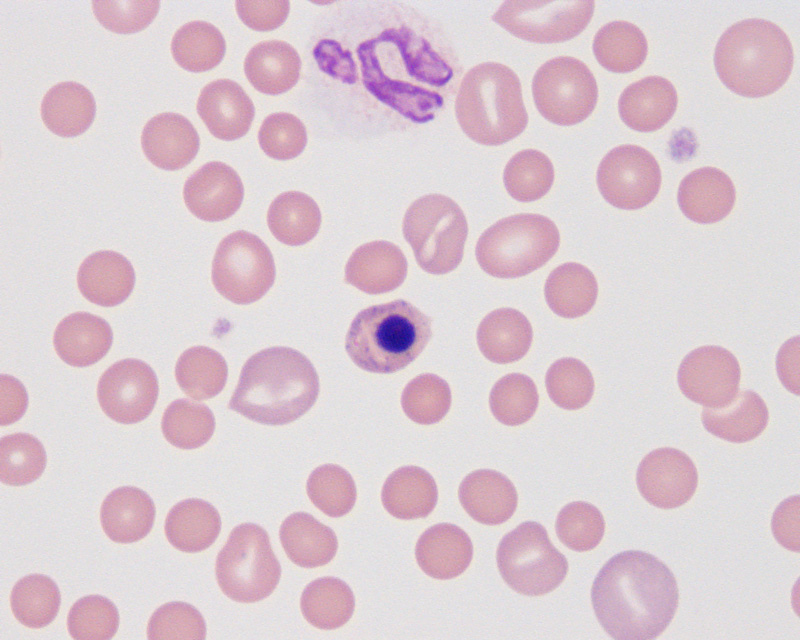
%> input picture Kasus7.jpg, 800 x 640 px
$ octave coba.m   (GNU Octave 9; MATLAB toolbox functions it lacks are replaced by stand-ins)
%> lines starting %> are read from the running program, lines starting %| are printed output that depends on the picture; in (x1, y1, x2, y2) boxes, pixels count from 0 and x2, y2 are one past the last pixel; in counts of white or black regions, pixels touching at a corner belong together; the program's own positions count from 1
data = imread('Kasus7.jpg');
%> data is the input picture: size 640x800x3 uint8; mean R, G, B 220.6, 204.5, 212
dataB = rgb2gray(data);
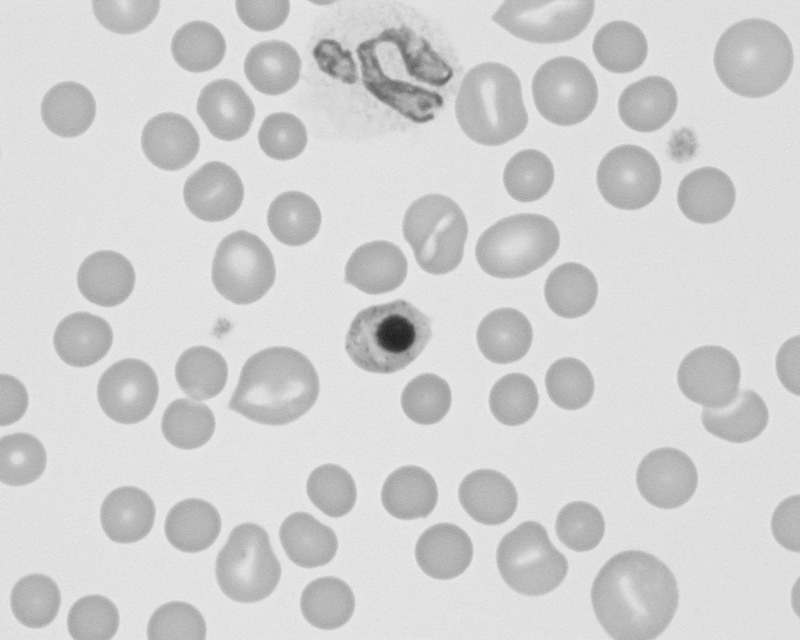
%> dataB: size 640x800 uint8; min 26, max 236, mean 210.1
imwrite(dataB, 'Kasusgray.jpg');
[counts, idx] = imhist(dataB);
%> counts = 256 values, max 57176 at index 226, min 0 at index 1, mean 2000; idx = 256 values from 0 to 255
subplot(1,2,1), imshow(dataB), subplot(1,2,2), imhist(dataB);
%> after `imhist(dataB)`:
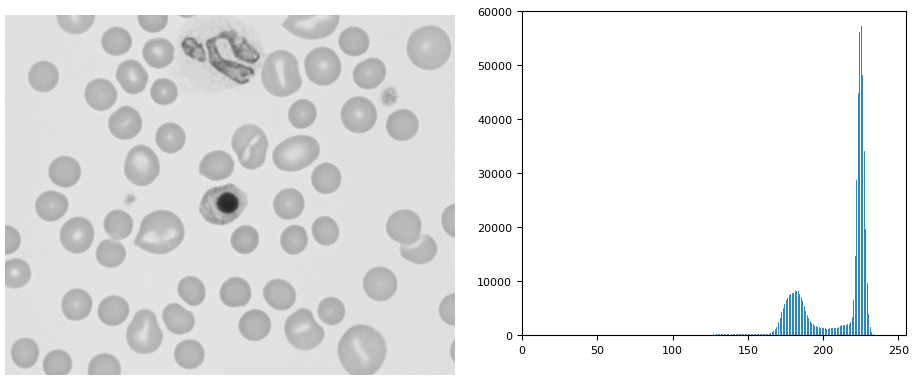
%> figure redrawn from the program's plot data, 2 panels
[baris, kolom] = size(dataB);
%> baris = 640; kolom = 800
[baris1, kolom1] = size(dataB);
%> baris1 = 640; kolom1 = 800
g = zeros(baris, kolom);
level = graythresh(dataB);
%> level = 0.788
[level, EM]=graythresh(dataB);
%> EM = 0.836

for i = 1:baris
    for j = 1:kolom
        if dataB(i,j) > 202 && dataB(i,j) < 214
            g(i,j) = 1;
        end;

    end;
end;
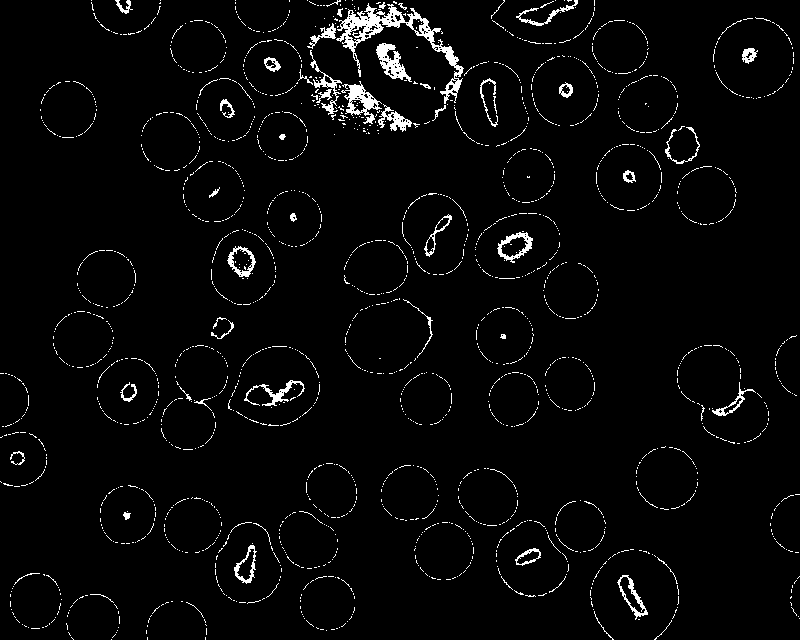
%> g: size 640x800 double; values 0 (black) and 1 (white), 3.1% white in thin lines or dots

h = zeros(baris1, kolom1);
for i = 1:baris1
    for j = 1:kolom1
        if dataB(i,j) < 202
            h(i,j) = 1;
        end;
    end;
end;
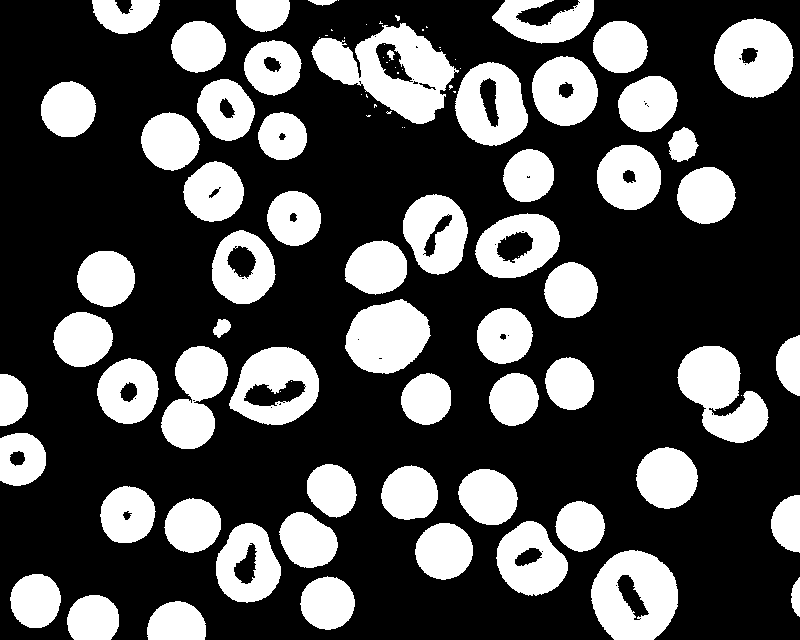
%> h: size 640x800 double; values 0 (black) and 1 (white), 30.5% white; 97 white regions (36 under 20 px), largest, box (x1, y1, x2, y2) and area: (311, 23, 459, 124) 7310, (591, 550, 678, 640) 5571, (677, 346, 769, 443) 5203

h = logical(h);
g = logical(g);
%> g: size 640x800 logical; 3.1% white in thin lines or dots
figure;
subplot(1,3,1), imshow(dataB),subplot(1,3,2), imshow(h),subplot(1,3,3), imshow(g);

$ run again, with Kasus6.jpg copied over Kasus7.jpg
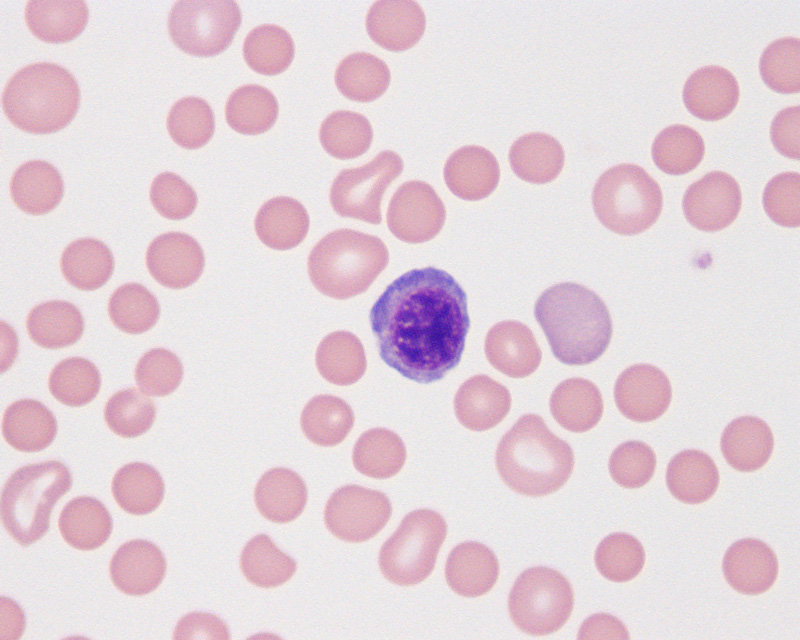
%> input picture Kasus6.jpg, 800 x 640 px
%> data is the input picture: size 640x800x3 uint8; mean R, G, B 228.1, 211.9, 219.2
%> counts = 256 values, max 54324 at index 233, min 0 at index 1, mean 2000; idx = 256 values from 0 to 255
%> level = 0.812
%> EM = 0.782
%> after the loop `for i = 1:baris`:
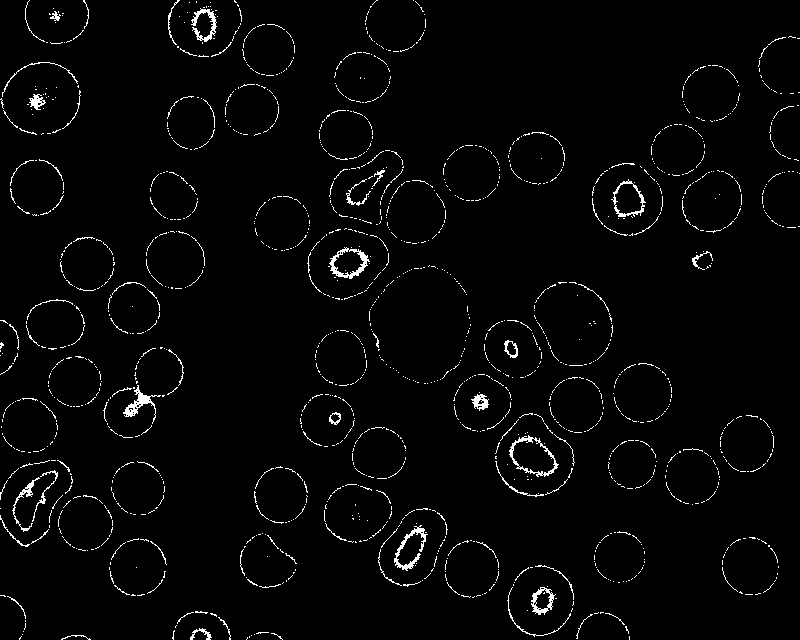
%> g: size 640x800 double; values 0 (black) and 1 (white), 2.4% white in thin lines or dots
%> after the loop `for i = 1:baris1`:
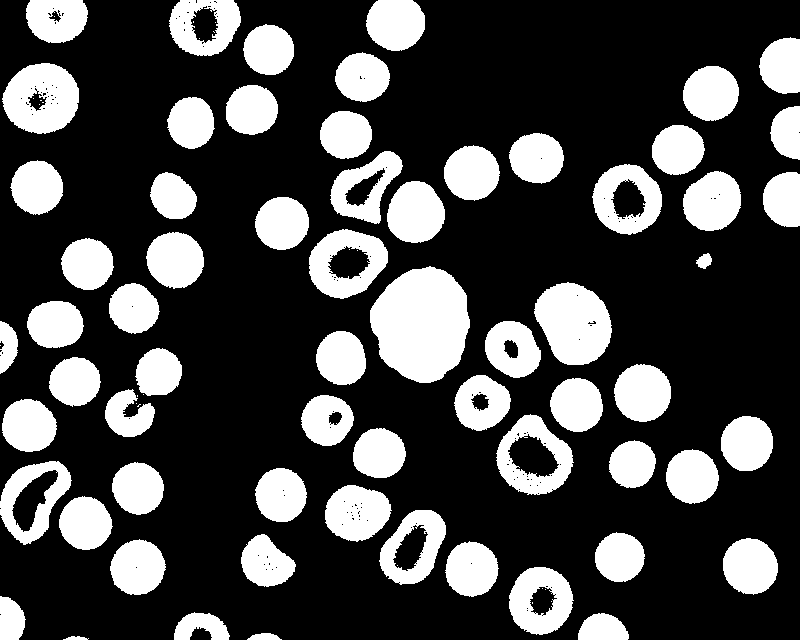
%> h: size 640x800 double; values 0 (black) and 1 (white), 27.7% white; 85 white regions (21 under 20 px), largest, box (x1, y1, x2, y2) and area: (370, 266, 470, 383) 8741, (534, 282, 612, 365) 4728, (2, 63, 79, 134) 3990

$ run again, with Normal-bovine-erythrocytes.jpg copied over Kasus7.jpg
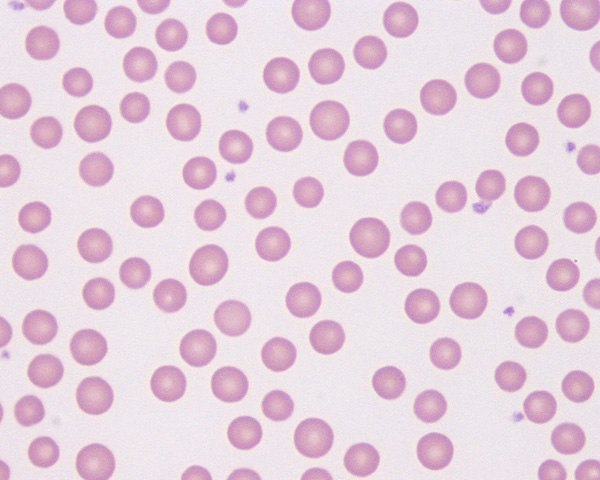
%> input picture Normal-bovine-erythrocytes.jpg, 600 x 480 px
%> data is the input picture: size 480x600x3 uint8; mean R, G, B 229.8, 208.8, 221.7
%> counts = 256 values, max 33349 at index 234, min 0 at index 1, mean 1125; idx = 256 values from 0 to 255
%> level = 0.808
%> EM = 0.924
%> after the loop `for i = 1:baris`:
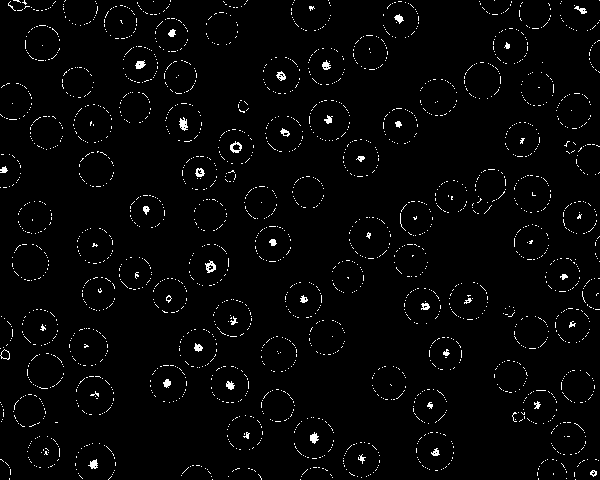
%> g: size 480x600 double; values 0 (black) and 1 (white), 2.3% white in thin lines or dots
%> after the loop `for i = 1:baris1`:
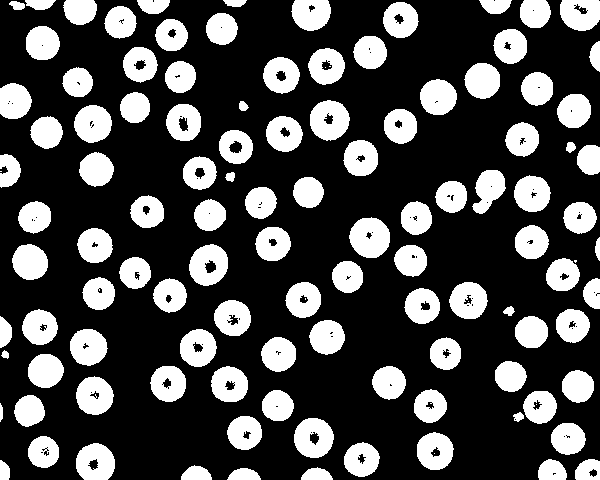
%> h: size 480x600 double; values 0 (black) and 1 (white), 28.7% white; 120 white regions (11 under 20 px), largest, box (x1, y1, x2, y2) and area: (349, 217, 390, 258) 1276, (310, 100, 350, 141) 1201, (294, 418, 334, 458) 1184

$ run again, with imageTest.jpg copied over Kasus7.jpg
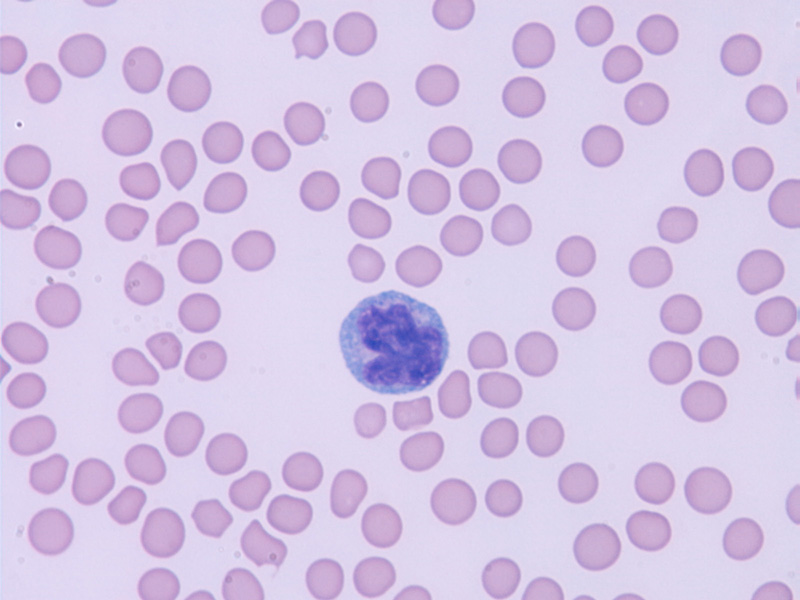
%> input picture imageTest.jpg, 800 x 600 px
%> data is the input picture: size 600x800x3 uint8; mean R, G, B 213.2, 197.3, 229.1
%> counts = 256 values, max 74242 at index 221, min 0 at index 1, mean 1875; idx = 256 values from 0 to 255
%> level = 0.78
%> EM = 0.823
%> after the loop `for i = 1:baris`:
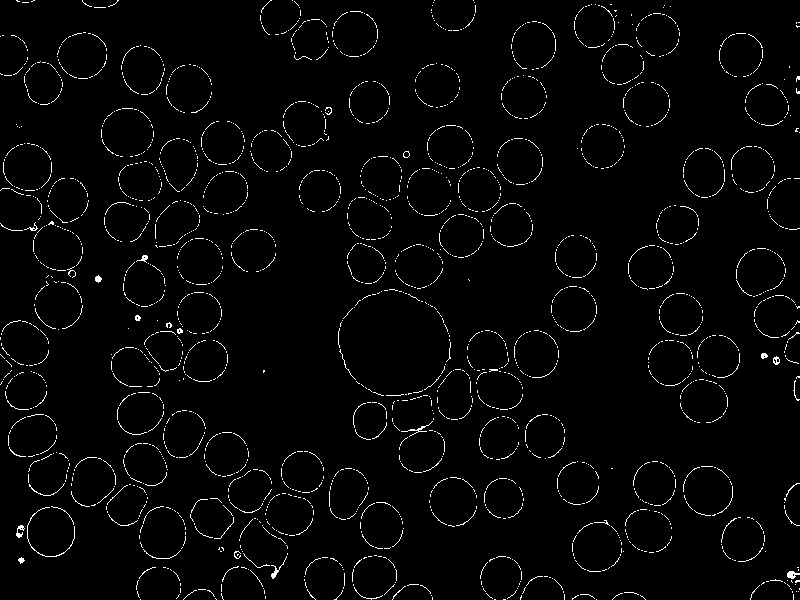
%> g: size 600x800 double; values 0 (black) and 1 (white), 2.4% white in thin lines or dots
%> after the loop `for i = 1:baris1`:
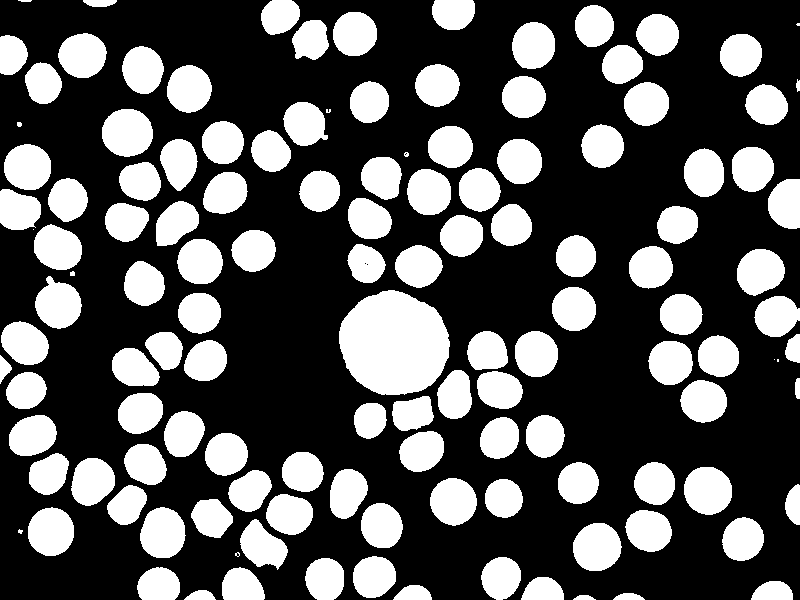
%> h: size 600x800 double; values 0 (black) and 1 (white), 33.9% white; 130 white regions (8 under 20 px), largest, box (x1, y1, x2, y2) and area: (339, 290, 450, 395) 8996, (102, 109, 153, 157) 1944, (684, 467, 732, 515) 1838
